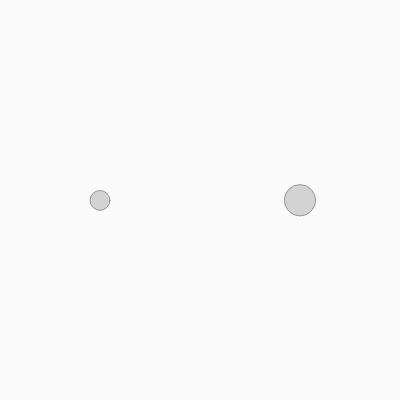
Frame 1 (no input)
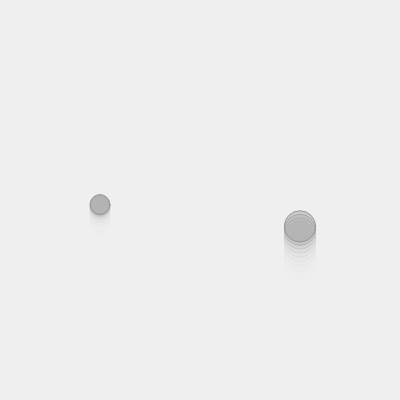
Frame 60 (no input)
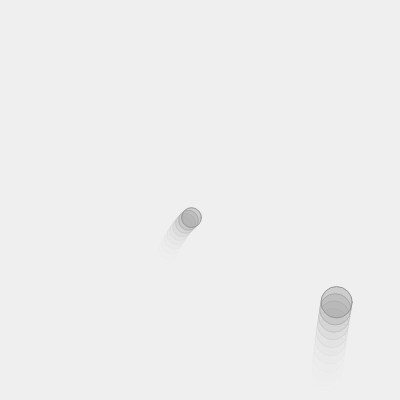
Frame 120 (the mouse pressed at the canvas centre since frame 60)

The p5.js sketch that drew these frames (run headless with seeded random() and noise() and a simulated clock; from frame 60 on, the mouse is pressed at the canvas centre):

// p5.js sketch
// ── sketch.js
let moverA;
let moverB;

function setup() {
  createCanvas(400, 400);
  moverA = new Mover(100, 200, 2);
  moverB = new Mover(300, 200, 5);
}

function draw() {
  background(240,80);
  
  if (mouseIsPressed) {
    let wind = createVector(0.1, 0);
    moverA.applyForce(wind);
    moverB.applyForce(wind);
    let gravity = createVector(0, 0.1);
    moverA.applyForce(gravity);
    moverB.applyForce(gravity);
  }else{
    let gravity = createVector(0, 0.2);
    moverA.applyForce(gravity);
    moverB.applyForce(gravity);
  }
  
  let gravity = createVector(0, 0.2);
  moverA.applyForce(gravity);
  moverB.applyForce(gravity);
  let weightA = p5.Vector.mult(gravity, moverA.mass);
  let weightB = p5.Vector.mult(gravity, moverB.mass);
  moverA.applyForce(weightA);
  moverB.applyForce(weightB);
  
  moverA.update();
  moverA.edges();
  moverA.show();

  moverB.update();
  moverB.edges();
  moverB.show();
}
// ── mover.js
class Mover {
  constructor(x, y,m) {
    this.pos = createVector(x, y);
    this.vel = createVector(0, 0);
    this.acc = createVector(0, 0);
    this.mass = m;
    this.r = sqrt(this.mass) * 7;
  }
  
  applyForce(force) {
    let f = p5.Vector.div(force, this.mass);
    this.acc.add(f);
  }


  edges() {
    if (this.pos.y >= height-this.r) {
      this.pos.y = height-this.r;
      this.vel.y *= -1;
    }else if (this.pos.y <= this.r) {
      this.pos.y = this.r;
      this.vel.x *= -1;
    }

    if (this.pos.x >= width-this.r) {
      this.pos.y = this.pos.y
      this.pos.x = 0
    } else if (this.pos.x <= this.r) {
      this.pos.x = this.r;
      this.vel.x *= -1;
    }
    
  }


  update() {
    this.vel.add(this.acc);
    this.pos.add(this.vel);
    this.acc.set(0, 0);
  }

  show() {
    stroke(150);
    strokeWeight(1);
    fill(150, 100);
    ellipse(this.pos.x, this.pos.y, this.r * 2);
  }
}
